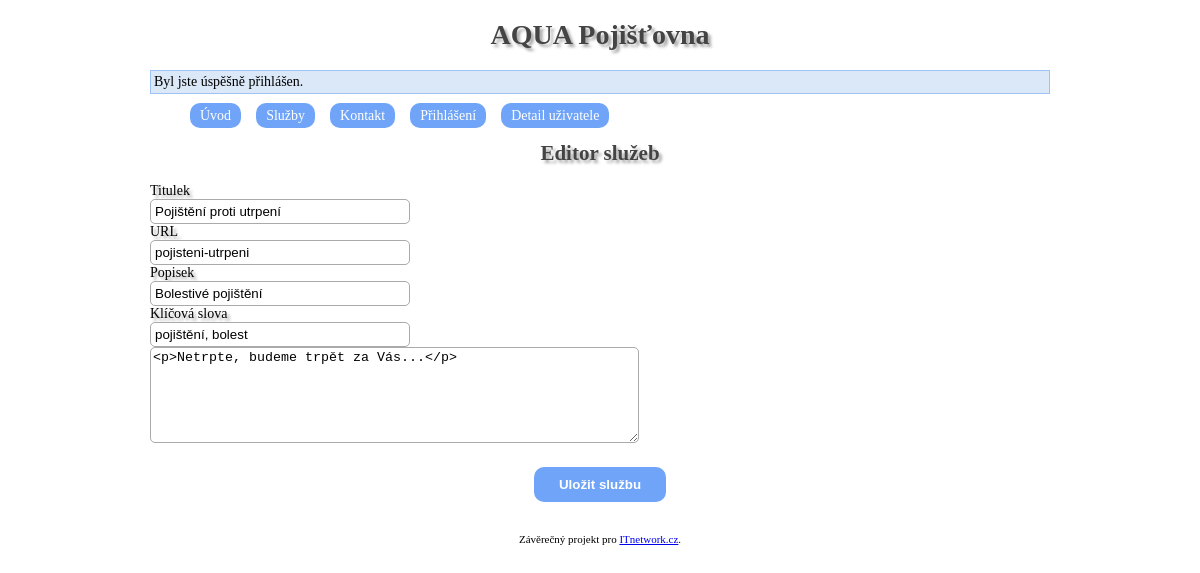
Page /editor/pojisteni-utrpeni (signed in) on the committed database.
### tables this page shows
CREATE TABLE `sluzby` (
  `sluzba_id` int(11) NOT NULL,
  `titulek` varchar(225) NOT NULL,
  `obsah` text NOT NULL,
  `url` varchar(255) NOT NULL,
  `popisek` varchar(255) NOT NULL,
  `klicova_slova` varchar(255) NOT NULL
);

### index.php (called while the page is built, shortened)
<?php
$smerovac = new SmerovacKontroler();
$smerovac->zpracuj(array($_SERVER['REQUEST_URI']));
$smerovac->vypisPohled();

### kontrolery/EditorKontroler.php (called while the page is built, shortened)
<?php
    class EditorKontroler extends Kontroler
    {
        public function zpracuj(array $parametry) : void
        {
            $spravceSluzeb = new SpravceSluzeb();
            if ($_POST)
            {
                $klice = array('titulek', 'obsah', 'url', 'popisek', 'klicova_slova');
                $sluzba = array_intersect_key($_POST, array_flip($klice));
                $spravceSluzeb->ulozSluzbu($_POST['sluzba_id'], $sluzba);
                $this->pridejZpravu('Služba byla založena.');
                $this->presmeruj('sluzba/' . $sluzba['url']);
            }
            else if (!empty($parametry[0]))
            {
                $nactenaSluzba = $spravceSluzeb->vratSluzbu($parametry[0]);
                if ($nactenaSluzba)
                    $sluzba = $nactenaSluzba;
                else
                    $this->pridejZpravu('Služba nenalezena');
            }
        }
    }

### modely/Db.php (called while the page is built, shortened)
<?php
class Db
{
    private static PDO $spojeni;
    private static array $nastaveni = array(
        PDO::ATTR_ERRMODE => PDO::ERRMODE_EXCEPTION,
        PDO::MYSQL_ATTR_INIT_COMMAND => "SET NAMES utf8",
        PDO::ATTR_EMULATE_PREPARES => false,
    );
    public static function pripoj(string $host, string $uzivatel, string $heslo, string $databaze) : void
    {
        if (!isset(self::$spojeni))
        {
            self::$spojeni = @new PDO(
                "mysql:host=$host;dbname=$databaze",
                $uzivatel,
                $heslo,
                self::$nastaveni
            );
        }
    }
    public static function dotazJeden(string $dotaz, array $parametry = array()) : array|bool
    {
        $navrat = self::$spojeni->prepare($dotaz);
        $navrat->execute($parametry);
        return $navrat->fetch();
    }
}

### modely/SpravceSluzeb.php (called while the page is built, shortened)
<?php
class SpravceSluzeb
{
    public function vratSluzbu(string $url) : array
    {
        return Db::dotazJeden('
        SELECT `sluzba_id`, `titulek`, `obsah`, `url`, `popisek`, `klicova_slova`
        FROM `sluzby`
        WHERE `url` = ?
        ', array($url));
    }
}

### kontrolery/SmerovacKontroler.php (called while the page is built, shortened)
<?php
class SmerovacKontroler extends Kontroler
{
	protected Kontroler $kontroler;
	private function pomlckyDoVelbloudiNotace(string $text) : string
	{
		$veta = str_replace('-', ' ', $text);
		$veta = ucwords($veta);
		$veta = str_replace(' ', '', $veta);
		return $veta;
	}
	private function parsujURL(string $url) : array
	{
        $naparsovanaURL = parse_url($url);
		$naparsovanaURL["path"] = ltrim($naparsovanaURL["path"], "/");
		$naparsovanaURL["path"] = trim($naparsovanaURL["path"]);
		$rozdelenaCesta = explode("/", $naparsovanaURL["path"]);
		return $rozdelenaCesta;
	}
    public function zpracuj(array $parametry) : void
    {
		$naparsovanaURL = $this->parsujURL($parametry[0]);
		$tridaKontroleru = $this->pomlckyDoVelbloudiNotace(array_shift($naparsovanaURL)) . 'Kontroler';
		if (file_exists('kontrolery/' . $tridaKontroleru . '.php'))
			$this->kontroler = new $tridaKontroleru;
		else
			$this->presmeruj('chyba');
        $this->kontroler->zpracuj($naparsovanaURL);
    }
}

### pohledy/editor.phtml (the view, shortened to what this page needs)
<!DOCTYPE html>
<html lang="cs-cz">
	<head>
		<link rel="stylesheet" href="style.css" type="text/css"/>
	</head>
<h1>Editor služeb</h1>
<form method="post">
    Titulek<br />
    <input type="text" name="titulek" value="<?= $sluzba['titulek'] ?>" /><br />
    URL<br />
    <input type="text" name="url" value="<?= $sluzba['url'] ?>" /><br />
    Popisek<br />
    <input type="text" name="popisek" value="<?= $sluzba['popisek'] ?>" /><br />
    Klíčová slova<br />
    <input type="text" name="klicova_slova" value="<?= $sluzba['klicova_slova'] ?>" /><br />
    <textarea id="obsah" name="obsah"><?= $sluzba['obsah'] ?></textarea>
    <input type="submit" value="Uložit službu" />
</form>
</html>

### style.css (style rules this page uses)
body { font-family: verdana; font-size: 14px; width: 900px; margin: 0 auto; }
h1 { text-align: center; color: #444444; text-shadow: 3px 3px 3px #aaaaaa; }
input[type="submit"] { background: #6FA4F8; color: white; padding: 5px 10px; border-radius: 10px; border: 0px; }
input[type="text"], input[type="email"], input[type="password"] { width: 250px; border-radius: 5px; border: 1px solid #aaaaaa; padding: 0.3em; }
input[type="submit"] { padding: 10px 25px; display: block; margin: 0 auto; margin-top: 20px; font-weight: bold; }
textarea { border-radius: 5px; border: 1px solid #aaaaaa; width: 483px; height: 90px; }

### rows in the picture
sluzby: titulek "Pojištění proti utrpení", url "pojisteni-utrpeni", popisek "Bolestivé pojištění", klicova_slova "pojištění, bolest"

### other values in the picture
$zprava "Byl jste úspěšně přihlášen."
